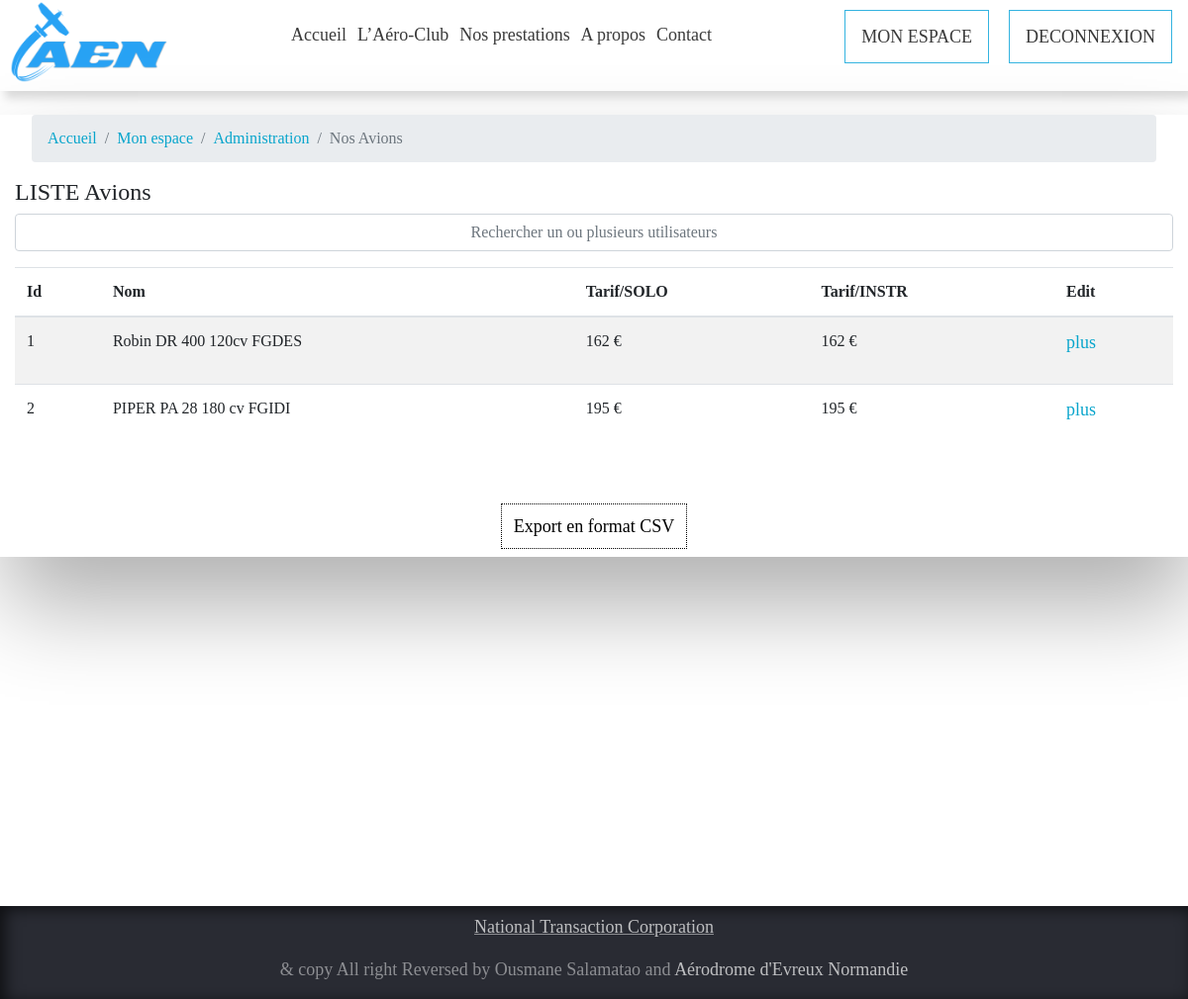
Screenshot of /ADMIN/avions.php (signed in) with the database file from the repository.
### tables this page shows
CREATE TABLE IF NOT EXISTS `avions` (
  `idAvions` int(11) NOT NULL AUTO_INCREMENT,
  `type` varchar(255) NOT NULL,
  `statut` int(11) DEFAULT NULL,
  `utilisation` int(11) DEFAULT NULL,
  `tarifSolo` int(11) NOT NULL,
  `tarifInstructeur` int(11) DEFAULT NULL,
  `idUserAvion` int(11) NOT NULL,
  PRIMARY KEY (`idAvions`),
  KEY `idUserAvion` (`idUserAvion`)
);

### ADMIN/INCLUDE/Bdd.php (called while the page is built, shortened)
<?php
class Bdd
{
    public function bddConnect(){
        try{
            $bdd = new PDO('mysql:host=localhost;port=3308;dbname=aen','root','');
            return $bdd;
	}
        catch( PDOException $e ) {
            echo "Erreur Connexion :", $e->getMessage();
        }
    }
}

### ADMIN/AVIONS/avionInfo.php (the view, shortened to what this page needs)
<?php
require_once ("INCLUDE/Bdd.php");
class AvionInfo
{
        public function affichageHtml($connections){
            ?><table id="mytable" class="table table-bordred table-striped">
            <thead>
            <th>Id</th>
            <th>Nom</th>
            <th>Tarif/SOLO</th>
            <th>Tarif/INSTR</th>
            <th>Edit</th>
            </thead>
            <tbody><?php
                    $req_avions=$connections->bddConnect()->query('SELECT * FROM avions ORDER BY idAvions');
            while($liste_avions=$req_avions->fetch()){
                ?>
                <tr>
                    <td><?=$liste_avions['idAvions']?></td>
                    <td><?=$liste_avions['type']?></td>
                    <td><?=$liste_avions['tarifSolo']?> €</td>
                    <td><?=$liste_avions['tarifInstructeur']?> €</td>
                    <td><p><a class="none2"href="avionDetail.php?id=<?=$liste_avions['idAvions']?>">plus</a></p></td>
                </tr>
            <?php }?>
            </tbody>
            </table>
            <?php
        }
}

### CSS/style.css (style rules this page uses)
* { margin: 0px; padding: 0px; font-family: source sans pro; }
body, html { height: 100%; }
p { font-size: 18px; }

### rows the page displays
avions: idAvions "1", type "Robin DR 400 120cv FGDES", tarifSolo "162", tarifInstructeur "162"
avions: idAvions "2", type "PIPER PA 28 180 cv FGIDI", tarifSolo "195", tarifInstructeur "195"
